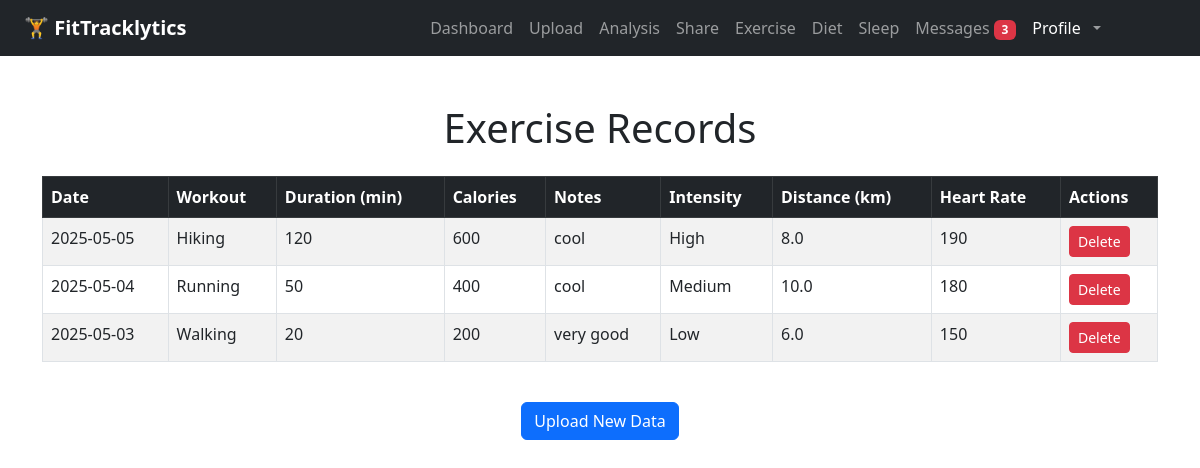
Page /records/exercise (signed in) on the committed database.
### app/models.py (models this page shows)
class ExerciseEntry(db.Model):
    id = db.Column(db.Integer, primary_key=True)
    user_id = db.Column(db.Integer, db.ForeignKey('user.id'))
    workout_type = db.Column(db.String(100))
    intensity = db.Column(db.String(50))
    duration = db.Column(db.Integer)
    distance = db.Column(db.Float)
    calories = db.Column(db.Integer)
    heart_rate = db.Column(db.Integer)
    date = db.Column(db.Date)
    notes = db.Column(db.Text)

### app/routes.py (the view)
@main.route("/records/exercise")
def exercise_records():
    if "user_id" not in session:
        return redirect(url_for("main.login"))
    records = ExerciseEntry.query.filter_by(user_id=session["user_id"]).order_by(ExerciseEntry.date.desc()).all()
    return render_template("exercise_records.html", records=records)

### app/__init__.py (called while the page is built)
def create_app(config_class=None):
    app = Flask(__name__)
    if config_class:
        app.config.from_object(config_class)
    else:
        app.config['SECRET_KEY'] = "super-secret-key"
        app.config['SQLALCHEMY_DATABASE_URI'] = 'sqlite:///tracker.db'
        app.config['SQLALCHEMY_TRACK_MODIFICATIONS'] = False
    db.init_app(app)
    migrate.init_app(app, db)  # Bind migrate after app is created
    print("current database config is：", app.config['SQLALCHEMY_DATABASE_URI'])
    from . import models
    @app.context_processor
    def inject_message_model():
        return dict(Message=models.Message)
    from .routes import main
    app.register_blueprint(main)
    return app

### app/templates/exercise_records.html (shortened to what this page needs)
{% extends "base.html" %}
{% block content %}
<div class="container mt-5">
    <h1 class="text-center mb-4">Exercise Records</h1>
    {% if records %}
        <div class="table-responsive">
            <table class="table table-striped table-bordered">
                <thead class="table-dark">
                    <tr>
                        <th>Date</th>
                        <th>Workout</th>
                        <th>Duration (min)</th>
                        <th>Calories</th>
                        <th>Notes</th>
                        <th>Intensity</th>
                        <th>Distance (km)</th>
                        <th>Heart Rate</th>
                        <th>Actions</th>
                    </tr>
                </thead>
                <tbody>
                    {% for entry in records %}
                    <tr>
                        <td>{{ entry.date }}</td>
                        <td>{{ entry.workout_type }}</td>
                        <td>{{ entry.duration }}</td>
                        <td>{{ entry.calories }}</td>
                        <td>{{ entry.notes }}</td>
                        <td>{{ entry.intensity }}</td>
                        <td>{{ entry.distance }}</td>
                        <td>{{ entry.heart_rate }}</td>
                        <td>
                            <form action="{{ url_for('main.delete_exercise', entry_id=entry.id) }}" method="POST" style="display:inline;">
                                <button type="submit" class="btn btn-danger btn-sm" onclick="return confirm('Are you sure you want to delete this record?');">Delete</button>
                            </form>
                        </td>
                    </tr>
                    {% endfor %}
                </tbody>
            </table>
        </div>
    {% else %}
        <p class="text-center">No exercise records found.</p>
    {% endif %}
    <div class="text-center mt-4">
        <a href="{{ url_for('main.upload') }}" class="btn btn-primary">Upload New Data</a>
    </div>
</div>
{% endblock %}

### rows in the picture
ExerciseEntry: date "2025-05-05", workout_type "Hiking", duration "120", calories "600", notes "cool", intensity "High", distance "8.0", heart_rate "190"
ExerciseEntry: date "2025-05-04", workout_type "Running", duration "50", calories "400", notes "cool", intensity "Medium", distance "10.0", heart_rate "180"
ExerciseEntry: date "2025-05-03", workout_type "Walking", duration "20", calories "200", notes "very good", intensity "Low", distance "6.0", heart_rate "150"

### other values in the picture
{{ unread_count }} "3"
